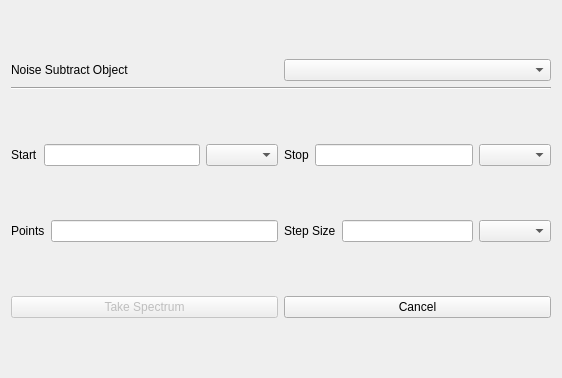
<?xml version="1.0" encoding="UTF-8"?>
<ui version="4.0">
 <class>noiseSubtract</class>
 <widget class="QWidget" name="noiseSubtract">
  <property name="windowModality">
   <enum>Qt::ApplicationModal</enum>
  </property>
  <property name="geometry">
   <rect>
    <x>0</x>
    <y>0</y>
    <width>562</width>
    <height>378</height>
   </rect>
  </property>
  <property name="windowTitle">
   <string>Take New Noise Subtract</string>
  </property>
  <layout class="QGridLayout" name="gridLayout">
   <item row="0" column="0">
    <layout class="QVBoxLayout" name="verticalLayout">
     <item>
      <layout class="QHBoxLayout" name="horizontalLayout">
       <item>
        <widget class="QLabel" name="label">
         <property name="text">
          <string>Noise Subtract Object</string>
         </property>
        </widget>
       </item>
       <item>
        <widget class="QComboBox" name="combo_noiseSubtractObj"/>
       </item>
      </layout>
     </item>
     <item>
      <widget class="Line" name="line">
       <property name="orientation">
        <enum>Qt::Horizontal</enum>
       </property>
      </widget>
     </item>
    </layout>
   </item>
   <item row="1" column="0">
    <layout class="QHBoxLayout" name="horizontalLayout_7">
     <item>
      <layout class="QHBoxLayout" name="horizontalLayout_2">
       <item>
        <widget class="QLabel" name="label_2">
         <property name="text">
          <string>Start</string>
         </property>
        </widget>
       </item>
       <item>
        <widget class="QLineEdit" name="edit_start"/>
       </item>
       <item>
        <widget class="QComboBox" name="combo_startUnit"/>
       </item>
      </layout>
     </item>
     <item>
      <layout class="QHBoxLayout" name="horizontalLayout_3">
       <item>
        <widget class="QLabel" name="label_3">
         <property name="text">
          <string>Stop</string>
         </property>
        </widget>
       </item>
       <item>
        <widget class="QLineEdit" name="edit_stop"/>
       </item>
       <item>
        <widget class="QComboBox" name="combo_stopUnit"/>
       </item>
      </layout>
     </item>
    </layout>
   </item>
   <item row="2" column="0">
    <layout class="QHBoxLayout" name="horizontalLayout_8">
     <item>
      <layout class="QHBoxLayout" name="horizontalLayout_5">
       <item>
        <widget class="QLabel" name="label_4">
         <property name="text">
          <string>Points</string>
         </property>
        </widget>
       </item>
       <item>
        <widget class="QLineEdit" name="edit_points"/>
       </item>
      </layout>
     </item>
     <item>
      <layout class="QHBoxLayout" name="horizontalLayout_4">
       <item>
        <widget class="QLabel" name="label_5">
         <property name="text">
          <string>Step Size</string>
         </property>
        </widget>
       </item>
       <item>
        <widget class="QLineEdit" name="edit_stepSize"/>
       </item>
       <item>
        <widget class="QComboBox" name="combo_stepSize"/>
       </item>
      </layout>
     </item>
    </layout>
   </item>
   <item row="3" column="0">
    <layout class="QHBoxLayout" name="horizontalLayout_6">
     <item>
      <widget class="QPushButton" name="button_takeSpectrum">
       <property name="enabled">
        <bool>false</bool>
       </property>
       <property name="text">
        <string>Take Spectrum</string>
       </property>
      </widget>
     </item>
     <item>
      <widget class="QPushButton" name="button_cancel">
       <property name="text">
        <string>Cancel</string>
       </property>
      </widget>
     </item>
    </layout>
   </item>
  </layout>
 </widget>
 <resources/>
 <connections>
  <connection>
   <sender>button_cancel</sender>
   <signal>clicked()</signal>
   <receiver>noiseSubtract</receiver>
   <slot>close()</slot>
   <hints>
    <hint type="sourcelabel">
     <x>339</x>
     <y>327</y>
    </hint>
    <hint type="destinationlabel">
     <x>315</x>
     <y>201</y>
    </hint>
   </hints>
  </connection>
  <connection>
   <sender>combo_startUnit</sender>
   <signal>currentIndexChanged(int)</signal>
   <receiver>combo_stopUnit</receiver>
   <slot>setCurrentIndex(int)</slot>
   <hints>
    <hint type="sourcelabel">
     <x>248</x>
     <y>139</y>
    </hint>
    <hint type="destinationlabel">
     <x>529</x>
     <y>141</y>
    </hint>
   </hints>
  </connection>
  <connection>
   <sender>combo_startUnit</sender>
   <signal>currentIndexChanged(int)</signal>
   <receiver>combo_stepSize</receiver>
   <slot>setCurrentIndex(int)</slot>
   <hints>
    <hint type="sourcelabel">
     <x>263</x>
     <y>152</y>
    </hint>
    <hint type="destinationlabel">
     <x>508</x>
     <y>238</y>
    </hint>
   </hints>
  </connection>
  <connection>
   <sender>combo_stopUnit</sender>
   <signal>currentIndexChanged(int)</signal>
   <receiver>combo_startUnit</receiver>
   <slot>setCurrentIndex(int)</slot>
   <hints>
    <hint type="sourcelabel">
     <x>520</x>
     <y>150</y>
    </hint>
    <hint type="destinationlabel">
     <x>254</x>
     <y>146</y>
    </hint>
   </hints>
  </connection>
  <connection>
   <sender>combo_stopUnit</sender>
   <signal>currentIndexChanged(int)</signal>
   <receiver>combo_stepSize</receiver>
   <slot>setCurrentIndex(int)</slot>
   <hints>
    <hint type="sourcelabel">
     <x>496</x>
     <y>142</y>
    </hint>
    <hint type="destinationlabel">
     <x>508</x>
     <y>242</y>
    </hint>
   </hints>
  </connection>
 </connections>
</ui>
